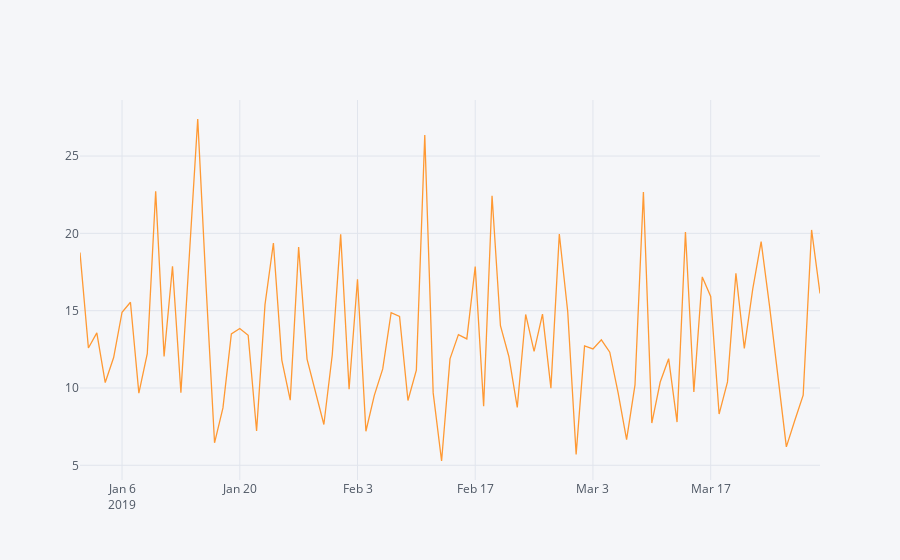

The cell this chart's notebook holds for it:
### Code cell
median_data1=median_data['gross income']
median_data1.iplot(kind='line')
